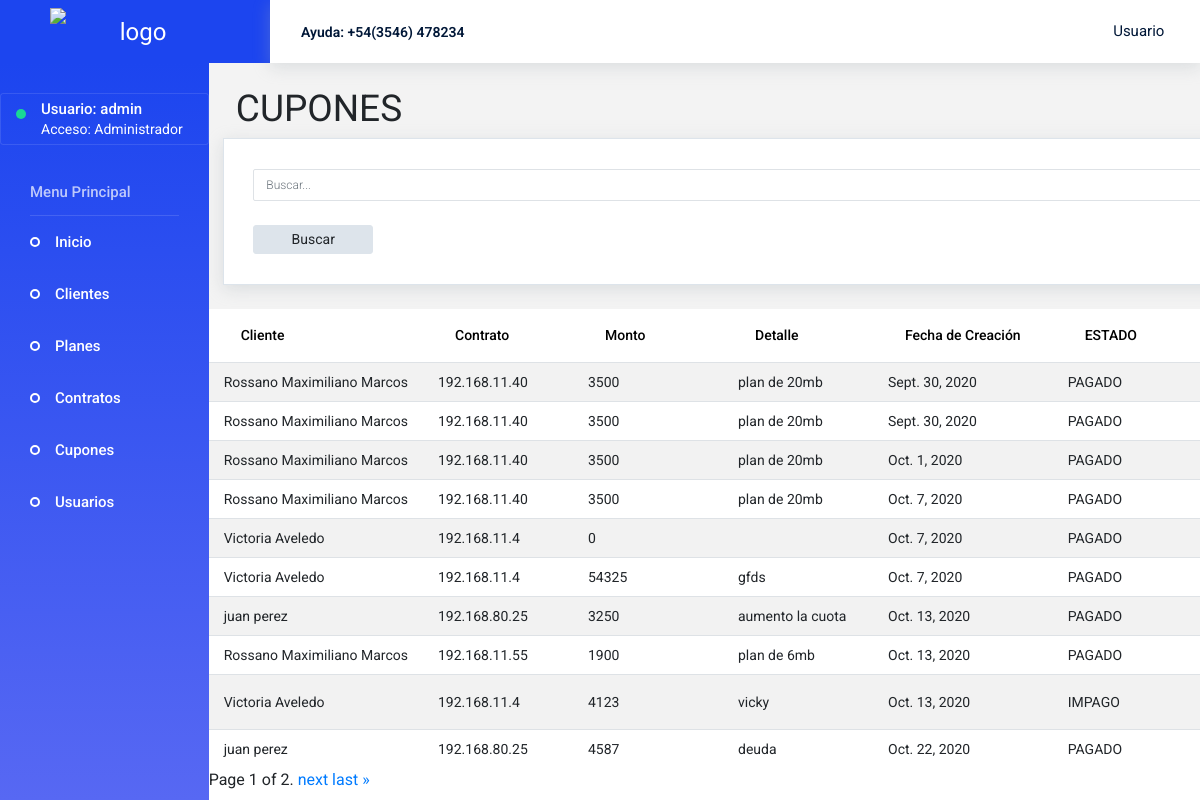
Screenshot of /cupones/ (signed in) with the database file from the repository.
### core/models.py (models this page shows, shortened)
class Cupon(models.Model):
    cliente = models.ForeignKey(Cliente, on_delete=models.CASCADE)
    contrato = models.ForeignKey(Contrato, on_delete=models.CASCADE)
    monto = models.IntegerField()
    detalle = models.TextField(max_length=160, null=True, blank=True)
    fecha_creacion = models.DateField(default=timezone.now)
    pagado = models.BooleanField(False)
    fecha_pago = models.DateField(null=True, blank=True)

class Cliente(models.Model):
    nombre = models.CharField(max_length=80)
    email = models.EmailField(max_length=50, unique=True)
    telefono = models.CharField(max_length=20)
    dni = models.IntegerField(unique=True)
    direccion = models.CharField(max_length=50)
    ciudad = models.CharField(max_length=50)
    codigo_postal = models.IntegerField(validators=[MaxValueValidator(9999),MinValueValidator(1000)])
    provincia = models.CharField(max_length=50)
    def __str__(self):
        return self.nombre

class Contrato(models.Model):
    cliente = models.ForeignKey(Cliente, on_delete=models.CASCADE)
    plan = models.ForeignKey(Planes, on_delete=models.PROTECT)
    ip = models.GenericIPAddressField(verbose_name="Direccion IP")
    detalle = models.TextField(max_length=160)
    fecha_creacion = models.DateField(default=timezone.now)

### core/views.py (the view, shortened to what this page needs)
# urls.py: path('cupones/', cupones, name="cupones"),
@login_required
def cupones(request):
    cupones = Cupon.objects.all()
    if request.POST.get('cliente'):
        cupones = cupones.all().order_by(Lower("cliente"))
    if request.POST.get('contrato'):
        cupones = cupones.all().order_by("contrato")
    if request.POST.get('monto'):
        cupones = cupones.all().order_by("monto")
    if request.POST.get('detalle'):
        cupones = cupones.all().order_by("detalle")
    if request.POST.get('fecha_creacion'):
        cupones = cupones.all().order_by("fecha_creacion")
    if request.POST.get('pagado'):
        cupones = cupones.all().order_by("pagado")
    if request.POST.get('fecha_pago'):
        cupones = cupones.all().order_by("fecha_pago")
    paginator = Paginator(cupones, 10)
    page_number = request.GET.get('page')
    page_obj = paginator.get_page(page_number)
    data = {
        'cupones':cupones,
        'page_obj':page_obj,
    }
    return render(request, 'core/cupones.html', data)

### core/templates/core/cupones.html (shortened to what this page needs)
{% extends 'core/base.html' %}
{% load static %}
{% block contenido %}
<form action="" method="POST">
    <div class="content-wrapper">
        <h1 id="titulo">CUPONES</h1>
        <div class="row">
                <div class="row flex-grow">
                    <div class="col-12">
                        <div class="card">
                            <div class="card-body">
                                <input type="search" class="form-control" placeholder="Buscar..." name="busqueda"><br><br>
                                <button type="submit" class="btn btn-secondary btn-fw" name="buscar" value="buscar">Buscar</button>
                            </div>
                        </div>
                    </div>
                </div>
        </div>
    </div>
    <table class="table table-striped">
        <thead>
            <tr>
                <th><button type="submit" class="btn btn-link btn-fw" name="cliente" value="cliente">Cliente</button></th>
                <th><button type="submit" class="btn btn-link btn-fw" name="contrato" value="contrato">Contrato</button></th>
                <th><button type="submit" class="btn btn-link btn-fw" name="monto" value="monto">Monto</button></th>
                <th><button type="submit" class="btn btn-link btn-fw" name="detalle" value="detalle">Detalle</button></th>
                <th><button type="submit" class="btn btn-link btn-fw" name="fecha_creacion" value="fecha_creacion">Fecha de Creación</button></th>
                <th><button type="submit" class="btn btn-link btn-fw" name="pagado" value="pagado">ESTADO</button></th>
            </tr>
        </thead>
        {% for p in page_obj %}
        <tr>
            <td>{{ p.cliente }}</td>
            <td>{{ p.contrato.ip }}</td>
            <td>{{ p.monto }}</td>
            <td>{{ p.detalle }}</td>
            <td>{{ p.fecha_creacion }}</td>
            {% if p.pagado %}
                <td>PAGADO</td>
            {% endif %}
            {% if not p.pagado %}
                <td>IMPAGO</td>
             {% endif %}
        </tr>
        {% endfor %}
    </table>
    <div class="pagination">
        <span class="step-links">
            <span class="current">
                Page {{ page_obj.number }} of {{ page_obj.paginator.num_pages }}.
            </span>
            {% if page_obj.has_next %}
                <a href="?page={{ page_obj.next_page_number }}">next</a>
                <a href="?page={{ page_obj.paginator.num_pages }}">last &raquo;</a>
            {% endif %}
        </span>
    </div>
</form>
{% endblock %}

### core/templates/core/base.html (shortened to what this page needs)
<!DOCTYPE html>
<html lang="en" dir="ltr">
  <head>
    {% load static %}
    <link rel="stylesheet" href="{% static 'core/assets/vendors/iconfonts/mdi/css/materialdesignicons.min.css' %}">
    <link rel="stylesheet" href="{% static 'core/assets/vendors/iconfonts/ionicons/css/ionicons.css' %}">
    <link rel="stylesheet" href="{% static 'core/assets/vendors/iconfonts/typicons/src/font/typicons.css' %}">
    <link rel="stylesheet" href="{% static 'core/assets/vendors/iconfonts/flag-icon-css/css/flag-icon.min.css' %}">
    <link rel="stylesheet" href="{% static 'core/assets/vendors/css/vendor.bundle.base.css' %}">
    <link rel="stylesheet" href="{% static 'core/assets/vendors/css/vendor.bundle.addons.css' %}">
    <link rel="stylesheet" href="{% static 'core/assets/vendors/icheck/skins/all.css' %}">
    <link rel="stylesheet" href="{% static 'core/assets/css/shared/style.css' %}">
    <link rel="stylesheet" href="{% static 'core/assets/css/demo_1/style.css' %}">
  </head>
  <body>
    <div class="container-scroller">
      <nav class="navbar default-layout col-lg-12 col-12 p-0 fixed-top d-flex flex-row">
        <div class="text-center navbar-brand-wrapper d-flex align-items-top justify-content-center">
          <a class="navbar-brand brand-logo" href="{% url 'home' %}">
            <img src="{% static 'core/assets/images/logo.jpg' %}" alt="logo" /> </a>
        </div>
        <div class="navbar-menu-wrapper d-flex align-items-center">
          <ul class="navbar-nav">
            <li class="nav-item font-weight-semibold d-none d-lg-block">Ayuda: +54(3546) 478234</li>
          </ul>
          <ul class="navbar-nav ml-auto">
            <li class="nav-item dropdown d-none d-xl-inline-block user-dropdown">
              <a class="nav-link dropdown-toggle" id="UserDropdown" href="#" data-toggle="dropdown" aria-expanded="false">Usuario</a>
            </li>
          </ul>
        </div>
      </nav>
      <div class="container-fluid page-body-wrapper">
        <nav class="sidebar sidebar-offcanvas" id="sidebar">
          <ul class="nav">
            <li class="nav-item nav-profile">
              <a href="{% url 'usuarios' %}" class="nav-link">
                <div class="profile-image">
                  <div class="dot-indicator bg-success"></div>
                </div>
                <div class="text-wrapper">
                  {% if '@' not in user.username %}
                    <p class="profile-name">Usuario: {{user.username}} </p>
                    <p class="designation">Acceso: Administrador</p>
                  {% else %}
                    <p class="profile-name">Usuario: {{user.first_name}} </p>
                    <p class="designation">Acceso: Cliente</p>
                  {% endif %}
                </div>
              </a>
            </li>
            <li class="nav-item nav-category">Menu Principal</li>
            <li class="nav-item">
              <a class="nav-link" href="{% url 'home' %}">
                <span class="menu-title">Inicio</span>
              </a>
            </li>
            <li class="nav-item">
              <a class="nav-link" data-toggle="collapse" href="#ui-clientes" aria-expanded="false" aria-controls="ui-clientes">
                <span class="menu-title">Clientes</span>
                <i class="menu-arrow"></i>
              </a>
            </li>
            <li class="nav-item">
              <a class="nav-link" data-toggle="collapse" href="#ui-planes" aria-expanded="false" aria-controls="ui-planes">
                <span class="menu-title">Planes</span>
                <i class="menu-arrow"></i>
              </a>
            </li>
            <li class="nav-item">
              <a class="nav-link" data-toggle="collapse" href="#ui-contratos" aria-expanded="false" aria-controls="ui-contratos">
                <span class="menu-title">Contratos</span>
                <i class="menu-arrow"></i>
              </a>
            </li>
            <li class="nav-item">
              <a class="nav-link" data-toggle="collapse" href="#ui-cupones" aria-expanded="false" aria-controls="ui-cupones">
                <span class="menu-title">Cupones</span>
                <i class="menu-arrow"></i>
              </a>
            </li>
            <li class="nav-item">
              <a class="nav-link" data-toggle="collapse" href="#ui-usuarios" aria-expanded="false" aria-controls="#ui-usuarios">
                <span class="menu-title">Usuarios</span>
                <i class="menu-arrow"></i>
              </a>
            </li>
          </ul>
        </nav>
            {% block contenido %}
            {% endblock %}
      </div>
    </div>
  </body>
</html>

### rows the page displays
Cupon: cliente "Rossano Maximiliano Marcos", contrato.ip "192.168.11.40", monto "3500", detalle "plan de 20mb", fecha_creacion "Sept. 30, 2020", pagado "PAGADO"
Cupon: cliente "Rossano Maximiliano Marcos", contrato.ip "192.168.11.40", monto "3500", detalle "plan de 20mb", fecha_creacion "Sept. 30, 2020", pagado "PAGADO"
Cupon: cliente "Rossano Maximiliano Marcos", contrato.ip "192.168.11.40", monto "3500", detalle "plan de 20mb", fecha_creacion "Oct. 1, 2020", pagado "PAGADO"
Cupon: cliente "Rossano Maximiliano Marcos", contrato.ip "192.168.11.40", monto "3500", detalle "plan de 20mb", fecha_creacion "Oct. 7, 2020", pagado "PAGADO"
Cupon: cliente "Victoria Aveledo", contrato.ip "192.168.11.4", monto "0", fecha_creacion "Oct. 7, 2020", pagado "PAGADO"
Cupon: cliente "Victoria Aveledo", contrato.ip "192.168.11.4", monto "54325", detalle "gfds", fecha_creacion "Oct. 7, 2020", pagado "PAGADO"
Cupon: cliente "juan perez", contrato.ip "192.168.80.25", monto "3250", detalle "aumento la cuota", fecha_creacion "Oct. 13, 2020", pagado "PAGADO"
Cupon: cliente "Rossano Maximiliano Marcos", contrato.ip "192.168.11.55", monto "1900", detalle "plan de 6mb", fecha_creacion "Oct. 13, 2020", pagado "PAGADO"
Cupon: cliente "Victoria Aveledo", contrato.ip "192.168.11.4", monto "4123", detalle "vicky", fecha_creacion "Oct. 13, 2020", pagado "IMPAGO"
Cupon: cliente "juan perez", contrato.ip "192.168.80.25", monto "4587", detalle "deuda", fecha_creacion "Oct. 22, 2020", pagado "PAGADO"

### other values shown
{{ user.username }} "admin"
{{ page_obj.number }} "1"
{{ page_obj.paginator.num_pages }} "2"
